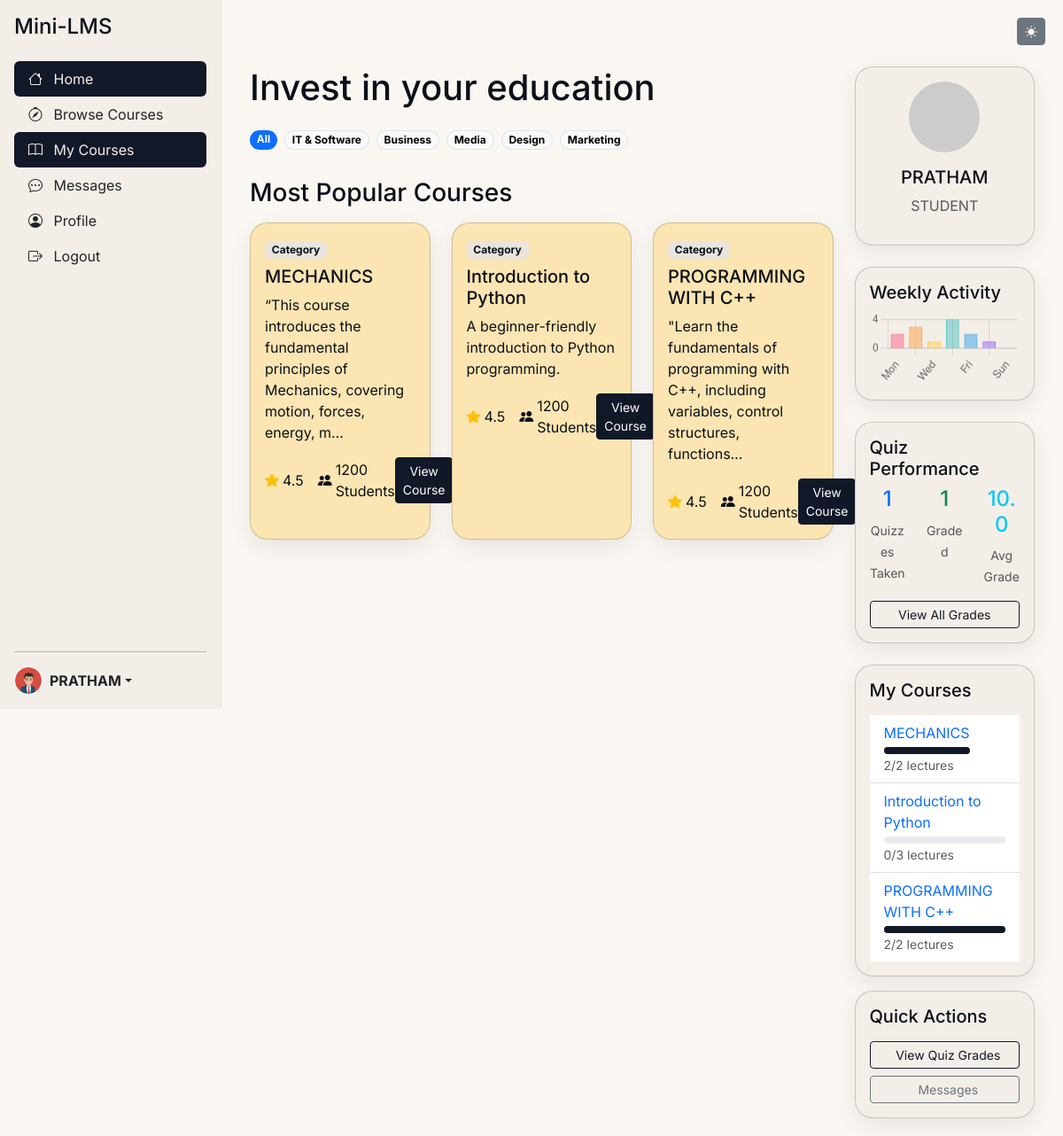
Page /api/auth/student/dashboard/ (signed in) on the committed database.
### users/models.py (models this page shows, shortened)
class User(AbstractUser):
    ROLE_CHOICES = (
        ('INSTRUCTOR', 'Instructor'),
        ('STUDENT', 'Student'),
    )
    role = models.CharField(max_length=10, choices=ROLE_CHOICES, default='STUDENT')
    profile_photo = models.ImageField(upload_to='profile_photos/', null=True, blank=True)
    bio = models.TextField(max_length=500, blank=True)
    created_at = models.DateTimeField(auto_now_add=True)

### courses/models.py (models this page shows, shortened)
class Course(models.Model):
    title = models.CharField(max_length=200)
    description = models.TextField()
    instructor = models.ForeignKey(User, on_delete=models.CASCADE, related_name='courses')
    created_at = models.DateTimeField(auto_now_add=True)
    is_published = models.BooleanField(default=False)

### enrollments/models.py (models this page shows, shortened)
class Enrollment(models.Model):
    student = models.ForeignKey(User, on_delete=models.CASCADE, related_name='enrollments')
    course = models.ForeignKey(Course, on_delete=models.CASCADE, related_name='enrollments')
    created_at = models.DateTimeField(auto_now_add=True)
    class Meta:
        unique_together = ('student', 'course')

### users/views.py (the view)
# urls.py: path('student/dashboard/', views.student_dashboard, name='student_dashboard'), # Direct URL for student dashboard
def student_dashboard(request):
    if not request.user.is_authenticated or request.user.role != 'STUDENT':
        messages.warning(request, "You do not have permission to view the student dashboard.")
        return redirect('/auth/login') # Or redirect to instructor dashboard if applicable
    enrollments = Enrollment.objects.filter(student=request.user).select_related('course')
    student_progress = []
    for enrollment in enrollments:
        progress, created = Progress.objects.get_or_create(enrollment=enrollment)
        total_lectures = Lecture.objects.filter(course=enrollment.course).count()
        completed_lectures = len(progress.completed_lecture_ids)
        progress_percentage = (completed_lectures / total_lectures) * 100 if total_lectures > 0 else 0
        student_progress.append({
            'enrollment': enrollment,
            'progress': progress,
            'progress_percentage': round(progress_percentage),
            'total_lectures': total_lectures,
            'completed_lectures': completed_lectures
        })
    from quizzes.models import QuizSubmission, Grade
    quiz_submissions = QuizSubmission.objects.filter(student=request.user).count()
    graded_quizzes = Grade.objects.filter(submission__student=request.user).count()
    average_grade = 0
    if graded_quizzes > 0:
        total_score = sum(grade.score for grade in Grade.objects.filter(submission__student=request.user))
        average_grade = round(total_score / graded_quizzes, 1)
    context = {
        'student_progress': student_progress,
        'enrolled_courses': [p['enrollment'].course for p in student_progress], # List of actual Course objects
        'quiz_submissions': quiz_submissions,
        'graded_quizzes': graded_quizzes,
        'average_grade': average_grade,
    }
    return render(request, 'users/student_dashboard.html', context)

### templates/users/student_dashboard.html (shortened to what this page needs)
{% extends 'base.html' %}
{% block content %}
<div class="container-fluid">
    <div class="row">
        <div class="col-lg-9">
            <h1 class="mb-4">Invest in your education</h1>
            <div class="d-flex flex-wrap mb-4">
                <span class="badge rounded-pill text-bg-primary me-2 mb-2">All</span>
                <span class="badge rounded-pill text-bg-light border me-2 mb-2">IT & Software</span>
                <span class="badge rounded-pill text-bg-light border me-2 mb-2">Business</span>
                <span class="badge rounded-pill text-bg-light border me-2 mb-2">Media</span>
                <span class="badge rounded-pill text-bg-light border me-2 mb-2">Design</span>
                <span class="badge rounded-pill text-bg-light border me-2 mb-2">Marketing</span>
            </div>
            <h3 class="mb-3">Most Popular Courses</h3>
            <div class="row row-cols-1 row-cols-md-2 row-cols-lg-3 g-4 mb-4">
                {% for course in enrolled_courses %}
                <div class="col">
                    <div class="card h-100" style="background-color: var(--card-yellow);">
                        <div class="card-body">
                            <span class="badge bg-secondary mb-2">Category</span>
                            <h5 class="card-title">{{ course.title }}</h5>
                            <p class="card-text">{{ course.description|truncatechars:100 }}</p>
                            <div class="d-flex justify-content-between align-items-center">
                                <div class="d-flex align-items-center">
                                    <i class="bi bi-star-fill text-warning me-1"></i> <span>4.5</span>
                                    <i class="bi bi-people-fill ms-3 me-1"></i> <span>1200 Students</span>
                                </div>
                                <a href="{% url 'course-detail-public' pk=course.id %}" class="btn btn-sm btn-primary">View Course</a>
                            </div>
                        </div>
                    </div>
                </div>
                {% empty %}
                <div class="col-12">
                    <p>No enrolled courses yet.</p>
                </div>
                {% endfor %}
            </div>
        </div>
        <div class="col-lg-3">
            <div class="card mb-4">
                <div class="card-body text-center">
                    <img src="https://www.gravatar.com/avatar/?d=mp" class="rounded-circle mb-3" width="80" height="80" alt="Avatar">
                    <h5 class="card-title">{{ request.user.username }}</h5>
                    <p class="text-muted">{{ request.user.role|capfirst }}</p>
                </div>
            </div>
            <div class="card mb-4">
                <div class="card-body">
                    <h5 class="card-title">Weekly Activity</h5>
                    <canvas id="activityChart"></canvas>
                </div>
            </div>
            <div class="card mb-4">
                <div class="card-body">
                    <h5 class="card-title">Quiz Performance</h5>
                    <div class="row text-center">
                        <div class="col-4">
                            <h4 class="text-primary">{{ quiz_submissions }}</h4>
                            <small class="text-muted">Quizzes Taken</small>
                        </div>
                        <div class="col-4">
                            <h4 class="text-success">{{ graded_quizzes }}</h4>
                            <small class="text-muted">Graded</small>
                        </div>
                        <div class="col-4">
                            <h4 class="text-info">{{ average_grade }}</h4>
                            <small class="text-muted">Avg Grade</small>
                        </div>
                    </div>
                    {% if graded_quizzes > 0 %}
                        <div class="mt-3">
                            <a href="{% url 'student_quiz_grades' %}" class="btn btn-outline-primary btn-sm w-100">
                                View All Grades
                            </a>
                        </div>
                    {% endif %}
                </div>
            </div>
            <div class="card">
                <div class="card-body">
                    <h5 class="card-title mb-3">My Courses</h5>
                    <ul class="list-group list-group-flush">
                        {% for p in student_progress %}
                        <li class="list-group-item d-flex justify-content-between align-items-center">
                            <div>
                                <a href="{% url 'course-detail-public' pk=p.enrollment.course.id %}" class="text-decoration-none">{{ p.enrollment.course.title }}</a>
                                <div class="progress mt-1" style="height: 8px;">
                                    <div class="progress-bar" role="progressbar" style="width: {{ p.progress_percentage }}%;" aria-valuenow="{{ p.progress_percentage }}" aria-valuemin="0" aria-valuemax="100"></div>
                                </div>
                                <small class="text-muted">{{ p.completed_lectures }}/{{ p.total_lectures }} lectures</small>
                            </div>
                        </li>
                        {% empty %}
                        <li class="list-group-item">No courses yet.</li>
                        {% endfor %}
                    </ul>
                </div>
            </div>
            <div class="card mt-3">
                <div class="card-body">
                    <h5 class="card-title mb-3">Quick Actions</h5>
                    <div class="d-grid gap-2">
                        <a href="{% url 'student_quiz_grades' %}" class="btn btn-outline-primary btn-sm">
                            View Quiz Grades
                        </a>
                        <a href="{% url 'messages_list' %}" class="btn btn-outline-secondary btn-sm">
                            Messages
                        </a>
                    </div>
                </div>
            </div>
        </div>
    </div>
</div>
{% endblock %}
{% block extra_js %}
<script>
    document.addEventListener('DOMContentLoaded', function() {
        const ctx = document.getElementById('activityChart');
        if (ctx) {
            new Chart(ctx, {
                type: 'bar',
                data: {
                    labels: ['Mon', 'Tue', 'Wed', 'Thu', 'Fri', 'Sat', 'Sun'],
                    datasets: [{
                        label: 'Lectures Completed',
                        data: [2, 3, 1, 4, 2, 1, 0],
                        backgroundColor: [
                            'rgba(255, 99, 132, 0.5)',
                            'rgba(255, 159, 64, 0.5)',
                            'rgba(255, 205, 86, 0.5)',
                            'rgba(75, 192, 192, 0.5)',
                            'rgba(54, 162, 235, 0.5)',
                            'rgba(153, 102, 255, 0.5)',
                            'rgba(201, 203, 207, 0.5)'
                        ],
                        borderColor: [
                            'rgb(255, 99, 132)',
                            'rgb(255, 159, 64)',
                            'rgb(255, 205, 86)',
                            'rgb(75, 192, 192)',
                            'rgb(54, 162, 235)',
                            'rgb(153, 102, 255)',
                            'rgb(201, 203, 207)'
                        ],
                        borderWidth: 1
                    }]
                },
                options: {
                    responsive: true,
                    scales: {
                        y: {
                            beginAtZero: true,
                            ticks: { precision: 0 }
                        }
                    },
                    plugins: {
                        legend: {
                            display: false
                        }
                    }
                }
            });
        }
    });
</script>
{% endblock %}

### templates/base.html (shortened to what this page needs)
{% load static %}
<!DOCTYPE html>
<html lang="en">
<head>
    <link href="https://cdn.jsdelivr.net/npm/bootstrap@5.3.3/dist/css/bootstrap.min.css" rel="stylesheet">
    <link rel="stylesheet" href="https://cdn.jsdelivr.net/npm/bootstrap-icons@1.11.3/font/bootstrap-icons.min.css">
    <link rel="stylesheet" href="{% static 'css/style.css' %}">
</head>
<body>
    <div class="wrapper">
        {% include 'partials/sidebar.html' %}
        <div class="main-content">
            <header class="d-flex justify-content-end mb-4">
                <button id="theme-toggle" class="btn btn-secondary btn-sm">
                </button>
            </header>
            {% block content %}
            {% endblock %}
        </div>
    </div>
    {% block extra_js %}{% endblock %}
</body>
</html>

### templates/partials/sidebar.html (shortened to what this page needs)
<nav class="sidebar d-flex flex-column p-3 bg-light vh-100 position-fixed" style="width: 250px;">
    <h4 class="mb-4">Mini-LMS</h4>
    <ul class="nav nav-pills flex-column mb-auto">
        <li class="nav-item">
            {% if request.user.is_authenticated %}
                {% if request.user.role == 'STUDENT' %}
                    <a href="{% url 'student_dashboard' %}" class="nav-link {% if request.resolver_match.url_name == 'student_dashboard' %}active{% endif %}" aria-current="page">
                        <i class="bi bi-house me-2"></i> Home
                    </a>
                {% elif request.user.role == 'INSTRUCTOR' %}
                    <a href="{% url 'instructor_dashboard' %}" class="nav-link {% if request.resolver_match.url_name == 'instructor_dashboard' %}active{% endif %}" aria-current="page">
                        <i class="bi bi-house me-2"></i> Home
                    </a>
                {% else %}
                     <a href="{% url 'course-list-public' %}" class="nav-link {% if request.resolver_match.url_name == 'course-list-public' %}active{% endif %}" aria-current="page">
                        <i class="bi bi-house me-2"></i> Home
                    </a>
                {% endif %}
            {% else %}
                <a href="{% url 'course-list-public' %}" class="nav-link {% if request.resolver_match.url_name == 'course-list-public' %}active{% endif %}" aria-current="page">
                    <i class="bi bi-house me-2"></i> Home
                </a>
            {% endif %}
        </li>
        <li>
            <a href="{% url 'course-list-public' %}" class="nav-link link-dark {% if request.resolver_match.url_name == 'course-list-public' %}active{% endif %}">
                <i class="bi bi-compass me-2"></i> Browse Courses
            </a>
        </li>
        {% if request.user.is_authenticated %}
            {% if request.user.role == 'STUDENT' %}
                <li>
                    <a href="{% url 'student_dashboard' %}" class="nav-link link-dark {% if request.resolver_match.url_name == 'student_dashboard' %}active{% endif %}">
                        <i class="bi bi-book me-2"></i> My Courses
                    </a>
                </li>
            {% elif request.user.role == 'INSTRUCTOR' %}
                <li>
                    <a href="{% url 'instructor_dashboard' %}" class="nav-link link-dark {% if request.resolver_match.url_name == 'instructor_dashboard' %}active{% endif %}">
                        <i class="bi bi-easel2 me-2"></i> Manage Courses
                    </a>
                </li>
            {% endif %}
            <li>
                <a href="{% url 'messages_list' %}" class="nav-link link-dark {% if 'messages' in request.resolver_match.url_name %}active{% endif %}">
                    <i class="bi bi-chat-dots me-2"></i> Messages
                </a>
            </li>
            <li>
                <a href="{% url 'profile_view' %}" class="nav-link link-dark {% if 'profile' in request.resolver_match.url_name %}active{% endif %}">
                    <i class="bi bi-person-circle me-2"></i> Profile
                </a>
            </li>
            <li>
                <a href="{% url 'logout' %}" class="nav-link link-dark">
                    <i class="bi bi-box-arrow-right me-2"></i> Logout
                </a>
            </li>
        {% endif %}
    </ul>
    <hr>
    <div class="dropdown">
        <a href="#" class="d-flex align-items-center link-dark text-decoration-none dropdown-toggle" id="dropdownUser2" data-bs-toggle="dropdown" aria-expanded="false">
            {% if request.user.is_authenticated %}
                {% if request.user.profile_photo %}
                    <img src="{{ request.user.profile_photo.url }}" alt="{{ request.user.username }}" width="32" height="32" class="rounded-circle me-2" style="object-fit: cover;">
                {% else %}
                    <img src="https://www.gravatar.com/avatar/?d=mp" alt="{{ request.user.username }}" width="32" height="32" class="rounded-circle me-2">
                {% endif %}
                <strong>{{ request.user.username }}</strong>
            {% else %}
                <img src="https://www.gravatar.com/avatar/?d=mp" alt="Guest" width="32" height="32" class="rounded-circle me-2">
                <strong>Guest</strong>
            {% endif %}
        </a>
    </div>
</nav>

### rows in the picture
User: user.profile_photo (picture), user.username "PRATHAM", user.role "STUDENT"
Course: title "MECHANICS", description "“This course introduces the fundamental principles of Mechanics, covering motion, forces, energy, m…"
Course: title "Introduction to Python", description "A beginner-friendly introduction to Python programming."
Course: title "PROGRAMMING WITH C++", description "\"Learn the fundamentals of programming with C++, including variables, control structures, functions…"
Enrollment: enrollment.course "MECHANICS", {{ p.progress_percentage }} 100 (drawn), completed_lectures "2", total_lectures "2"
Enrollment: enrollment.course "Introduction to Python", completed_lectures "0", total_lectures "3"
Enrollment: enrollment.course "PROGRAMMING WITH C++", {{ p.progress_percentage }} 100 (drawn), completed_lectures "2", total_lectures "2"

### other values in the picture
{{ quiz_submissions }} "1"
{{ graded_quizzes }} "1"
{{ average_grade }} "10.0"
